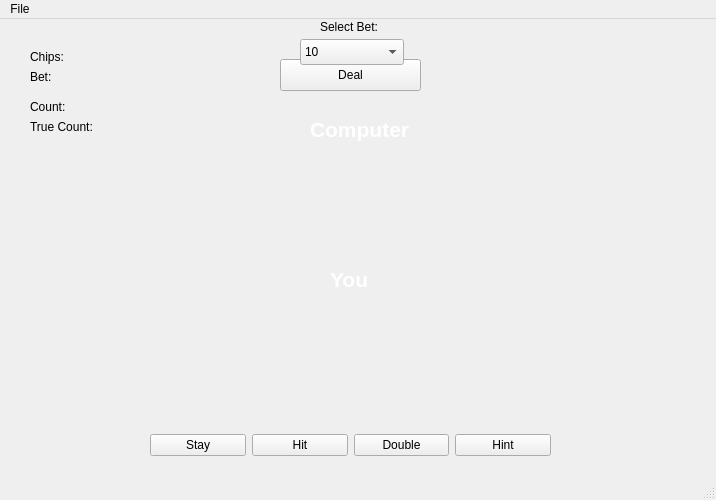
<?xml version="1.0" encoding="UTF-8"?>
<ui version="4.0">
 <class>PlayWindow</class>
 <widget class="QMainWindow" name="PlayWindow">
  <property name="geometry">
   <rect>
    <x>0</x>
    <y>0</y>
    <width>716</width>
    <height>500</height>
   </rect>
  </property>
  <property name="baseSize">
   <size>
    <width>800</width>
    <height>500</height>
   </size>
  </property>
  <property name="windowTitle">
   <string>chicken_dinner</string>
  </property>
  <widget class="QWidget" name="centralwidget">
   <widget class="QLabel" name="tableLabel">
    <property name="geometry">
     <rect>
      <x>-20</x>
      <y>-10</y>
      <width>800</width>
      <height>500</height>
     </rect>
    </property>
    <property name="baseSize">
     <size>
      <width>800</width>
      <height>500</height>
     </size>
    </property>
    <property name="text">
     <string/>
    </property>
   </widget>
   <widget class="QWidget" name="layoutWidget">
    <property name="geometry">
     <rect>
      <x>150</x>
      <y>410</y>
      <width>401</width>
      <height>32</height>
     </rect>
    </property>
    <layout class="QHBoxLayout" name="horizontalLayout">
     <item>
      <widget class="QPushButton" name="stayButton">
       <property name="enabled">
        <bool>true</bool>
       </property>
       <property name="text">
        <string>Stay</string>
       </property>
       <property name="autoDefault">
        <bool>false</bool>
       </property>
      </widget>
     </item>
     <item>
      <widget class="QPushButton" name="hitButton">
       <property name="text">
        <string>Hit</string>
       </property>
      </widget>
     </item>
     <item>
      <widget class="QPushButton" name="doubleButton">
       <property name="text">
        <string>Double</string>
       </property>
      </widget>
     </item>
     <item>
      <widget class="QPushButton" name="hintButton">
       <property name="text">
        <string>Hint</string>
       </property>
      </widget>
     </item>
    </layout>
   </widget>
   <widget class="QLabel" name="youLabel">
    <property name="geometry">
     <rect>
      <x>330</x>
      <y>240</y>
      <width>61</width>
      <height>41</height>
     </rect>
    </property>
    <property name="palette">
     <palette>
      <active>
       <colorrole role="WindowText">
        <brush brushstyle="SolidPattern">
         <color alpha="255">
          <red>255</red>
          <green>255</green>
          <blue>255</blue>
         </color>
        </brush>
       </colorrole>
      </active>
      <inactive>
       <colorrole role="WindowText">
        <brush brushstyle="SolidPattern">
         <color alpha="255">
          <red>255</red>
          <green>255</green>
          <blue>255</blue>
         </color>
        </brush>
       </colorrole>
      </inactive>
      <disabled>
       <colorrole role="WindowText">
        <brush brushstyle="SolidPattern">
         <color alpha="255">
          <red>120</red>
          <green>120</green>
          <blue>120</blue>
         </color>
        </brush>
       </colorrole>
      </disabled>
     </palette>
    </property>
    <property name="font">
     <font>
      <pointsize>16</pointsize>
      <weight>75</weight>
      <bold>true</bold>
     </font>
    </property>
    <property name="text">
     <string>You</string>
    </property>
   </widget>
   <widget class="QLabel" name="computerLabel">
    <property name="geometry">
     <rect>
      <x>310</x>
      <y>90</y>
      <width>161</width>
      <height>41</height>
     </rect>
    </property>
    <property name="palette">
     <palette>
      <active>
       <colorrole role="WindowText">
        <brush brushstyle="SolidPattern">
         <color alpha="255">
          <red>255</red>
          <green>255</green>
          <blue>255</blue>
         </color>
        </brush>
       </colorrole>
      </active>
      <inactive>
       <colorrole role="WindowText">
        <brush brushstyle="SolidPattern">
         <color alpha="255">
          <red>255</red>
          <green>255</green>
          <blue>255</blue>
         </color>
        </brush>
       </colorrole>
      </inactive>
      <disabled>
       <colorrole role="WindowText">
        <brush brushstyle="SolidPattern">
         <color alpha="255">
          <red>120</red>
          <green>120</green>
          <blue>120</blue>
         </color>
        </brush>
       </colorrole>
      </disabled>
     </palette>
    </property>
    <property name="font">
     <font>
      <pointsize>16</pointsize>
      <weight>75</weight>
      <bold>true</bold>
     </font>
    </property>
    <property name="text">
     <string>Computer</string>
    </property>
   </widget>
   <widget class="QLabel" name="statusLabel">
    <property name="geometry">
     <rect>
      <x>115</x>
      <y>350</y>
      <width>47</width>
      <height>13</height>
     </rect>
    </property>
    <property name="palette">
     <palette>
      <active>
       <colorrole role="WindowText">
        <brush brushstyle="SolidPattern">
         <color alpha="255">
          <red>255</red>
          <green>255</green>
          <blue>255</blue>
         </color>
        </brush>
       </colorrole>
      </active>
      <inactive>
       <colorrole role="WindowText">
        <brush brushstyle="SolidPattern">
         <color alpha="255">
          <red>255</red>
          <green>255</green>
          <blue>255</blue>
         </color>
        </brush>
       </colorrole>
      </inactive>
      <disabled>
       <colorrole role="WindowText">
        <brush brushstyle="SolidPattern">
         <color alpha="255">
          <red>120</red>
          <green>120</green>
          <blue>120</blue>
         </color>
        </brush>
       </colorrole>
      </disabled>
     </palette>
    </property>
    <property name="text">
     <string/>
    </property>
   </widget>
   <widget class="QLabel" name="computerStatusLabel">
    <property name="geometry">
     <rect>
      <x>630</x>
      <y>350</y>
      <width>47</width>
      <height>13</height>
     </rect>
    </property>
    <property name="palette">
     <palette>
      <active>
       <colorrole role="WindowText">
        <brush brushstyle="SolidPattern">
         <color alpha="255">
          <red>255</red>
          <green>255</green>
          <blue>255</blue>
         </color>
        </brush>
       </colorrole>
      </active>
      <inactive>
       <colorrole role="WindowText">
        <brush brushstyle="SolidPattern">
         <color alpha="255">
          <red>255</red>
          <green>255</green>
          <blue>255</blue>
         </color>
        </brush>
       </colorrole>
      </inactive>
      <disabled>
       <colorrole role="WindowText">
        <brush brushstyle="SolidPattern">
         <color alpha="255">
          <red>120</red>
          <green>120</green>
          <blue>120</blue>
         </color>
        </brush>
       </colorrole>
      </disabled>
     </palette>
    </property>
    <property name="text">
     <string/>
    </property>
   </widget>
   <widget class="QWidget" name="gridLayoutWidget">
    <property name="geometry">
     <rect>
      <x>160</x>
      <y>290</y>
      <width>381</width>
      <height>101</height>
     </rect>
    </property>
    <layout class="QHBoxLayout" name="horizontalLayout_2">
     <property name="spacing">
      <number>0</number>
     </property>
     <item>
      <widget class="QLabel" name="card0Label">
       <property name="text">
        <string/>
       </property>
      </widget>
     </item>
     <item>
      <widget class="QLabel" name="card1Label">
       <property name="text">
        <string/>
       </property>
      </widget>
     </item>
     <item>
      <widget class="QLabel" name="card2Label">
       <property name="text">
        <string/>
       </property>
      </widget>
     </item>
     <item>
      <widget class="QLabel" name="card3Label">
       <property name="text">
        <string/>
       </property>
      </widget>
     </item>
     <item>
      <widget class="QLabel" name="card4Label">
       <property name="text">
        <string/>
       </property>
      </widget>
     </item>
     <item>
      <widget class="QLabel" name="card5Label">
       <property name="text">
        <string/>
       </property>
      </widget>
     </item>
     <item>
      <widget class="QLabel" name="card6Label">
       <property name="text">
        <string/>
       </property>
      </widget>
     </item>
     <item>
      <widget class="QLabel" name="card7Label">
       <property name="text">
        <string/>
       </property>
      </widget>
     </item>
     <item>
      <widget class="QLabel" name="card8Label">
       <property name="text">
        <string/>
       </property>
      </widget>
     </item>
     <item>
      <widget class="QLabel" name="card9Label">
       <property name="text">
        <string/>
       </property>
      </widget>
     </item>
    </layout>
   </widget>
   <widget class="QWidget" name="gridLayoutWidget_2">
    <property name="geometry">
     <rect>
      <x>160</x>
      <y>140</y>
      <width>381</width>
      <height>101</height>
     </rect>
    </property>
    <layout class="QHBoxLayout" name="horizontalLayout_3">
     <property name="spacing">
      <number>0</number>
     </property>
     <item>
      <widget class="QLabel" name="card0Label_2">
       <property name="text">
        <string/>
       </property>
      </widget>
     </item>
     <item>
      <widget class="QLabel" name="card1Label_2">
       <property name="text">
        <string/>
       </property>
      </widget>
     </item>
     <item>
      <widget class="QLabel" name="card2Label_2">
       <property name="text">
        <string/>
       </property>
      </widget>
     </item>
     <item>
      <widget class="QLabel" name="card3Label_2">
       <property name="text">
        <string/>
       </property>
      </widget>
     </item>
     <item>
      <widget class="QLabel" name="card4Label_2">
       <property name="text">
        <string/>
       </property>
      </widget>
     </item>
     <item>
      <widget class="QLabel" name="card5Label_2">
       <property name="text">
        <string/>
       </property>
      </widget>
     </item>
     <item>
      <widget class="QLabel" name="card6Label_2">
       <property name="text">
        <string/>
       </property>
      </widget>
     </item>
     <item>
      <widget class="QLabel" name="card7Label_2">
       <property name="text">
        <string/>
       </property>
      </widget>
     </item>
     <item>
      <widget class="QLabel" name="card8Label_2">
       <property name="text">
        <string/>
       </property>
      </widget>
     </item>
     <item>
      <widget class="QLabel" name="card9Label_2">
       <property name="text">
        <string/>
       </property>
      </widget>
     </item>
    </layout>
   </widget>
   <widget class="QPushButton" name="dealButton">
    <property name="geometry">
     <rect>
      <x>280</x>
      <y>40</y>
      <width>141</width>
      <height>32</height>
     </rect>
    </property>
    <property name="text">
     <string>Deal</string>
    </property>
   </widget>
   <widget class="QLabel" name="chipsLabel">
    <property name="geometry">
     <rect>
      <x>30</x>
      <y>30</y>
      <width>60</width>
      <height>16</height>
     </rect>
    </property>
    <property name="text">
     <string>Chips:</string>
    </property>
   </widget>
   <widget class="QLabel" name="betLabel">
    <property name="geometry">
     <rect>
      <x>30</x>
      <y>50</y>
      <width>60</width>
      <height>16</height>
     </rect>
    </property>
    <property name="text">
     <string>Bet:</string>
    </property>
   </widget>
   <widget class="QLabel" name="chipsDisplay">
    <property name="geometry">
     <rect>
      <x>70</x>
      <y>30</y>
      <width>60</width>
      <height>16</height>
     </rect>
    </property>
    <property name="text">
     <string/>
    </property>
   </widget>
   <widget class="QLabel" name="betDisplay">
    <property name="geometry">
     <rect>
      <x>60</x>
      <y>50</y>
      <width>60</width>
      <height>16</height>
     </rect>
    </property>
    <property name="text">
     <string/>
    </property>
   </widget>
   <widget class="QLabel" name="hintLabel">
    <property name="geometry">
     <rect>
      <x>30</x>
      <y>70</y>
      <width>211</width>
      <height>16</height>
     </rect>
    </property>
    <property name="text">
     <string/>
    </property>
   </widget>
   <widget class="QLabel" name="resultLabel">
    <property name="geometry">
     <rect>
      <x>440</x>
      <y>20</y>
      <width>261</width>
      <height>91</height>
     </rect>
    </property>
    <property name="text">
     <string/>
    </property>
   </widget>
   <widget class="QLabel" name="countLabel">
    <property name="geometry">
     <rect>
      <x>30</x>
      <y>80</y>
      <width>60</width>
      <height>16</height>
     </rect>
    </property>
    <property name="text">
     <string>Count:</string>
    </property>
   </widget>
   <widget class="QLabel" name="trueLabel">
    <property name="geometry">
     <rect>
      <x>30</x>
      <y>100</y>
      <width>71</width>
      <height>16</height>
     </rect>
    </property>
    <property name="text">
     <string>True Count:</string>
    </property>
   </widget>
   <widget class="QLabel" name="countDisplay">
    <property name="geometry">
     <rect>
      <x>80</x>
      <y>80</y>
      <width>60</width>
      <height>16</height>
     </rect>
    </property>
    <property name="text">
     <string/>
    </property>
   </widget>
   <widget class="QLabel" name="trueDisplay">
    <property name="geometry">
     <rect>
      <x>110</x>
      <y>100</y>
      <width>71</width>
      <height>16</height>
     </rect>
    </property>
    <property name="text">
     <string/>
    </property>
   </widget>
   <widget class="QComboBox" name="betDropdown">
    <property name="geometry">
     <rect>
      <x>300</x>
      <y>20</y>
      <width>104</width>
      <height>26</height>
     </rect>
    </property>
    <item>
     <property name="text">
      <string>10</string>
     </property>
    </item>
    <item>
     <property name="text">
      <string>20</string>
     </property>
    </item>
    <item>
     <property name="text">
      <string>30</string>
     </property>
    </item>
    <item>
     <property name="text">
      <string>40</string>
     </property>
    </item>
    <item>
     <property name="text">
      <string>50</string>
     </property>
    </item>
    <item>
     <property name="text">
      <string>60</string>
     </property>
    </item>
    <item>
     <property name="text">
      <string>70</string>
     </property>
    </item>
    <item>
     <property name="text">
      <string>80</string>
     </property>
    </item>
    <item>
     <property name="text">
      <string>90</string>
     </property>
    </item>
    <item>
     <property name="text">
      <string>100</string>
     </property>
    </item>
    <item>
     <property name="text">
      <string>110</string>
     </property>
    </item>
    <item>
     <property name="text">
      <string>120</string>
     </property>
    </item>
    <item>
     <property name="text">
      <string>130</string>
     </property>
    </item>
    <item>
     <property name="text">
      <string>140</string>
     </property>
    </item>
    <item>
     <property name="text">
      <string>150</string>
     </property>
    </item>
   </widget>
   <widget class="QLabel" name="selectBet">
    <property name="geometry">
     <rect>
      <x>320</x>
      <y>0</y>
      <width>71</width>
      <height>16</height>
     </rect>
    </property>
    <property name="text">
     <string>Select Bet: </string>
    </property>
   </widget>
  </widget>
  <widget class="QMenuBar" name="menubar">
   <property name="geometry">
    <rect>
     <x>0</x>
     <y>0</y>
     <width>716</width>
     <height>22</height>
    </rect>
   </property>
   <widget class="QMenu" name="menuQuit">
    <property name="title">
     <string>File</string>
    </property>
    <addaction name="actionQuit"/>
   </widget>
   <addaction name="menuQuit"/>
  </widget>
  <widget class="QStatusBar" name="statusbar"/>
  <action name="actionQuit">
   <property name="text">
    <string>Quit</string>
   </property>
  </action>
 </widget>
 <resources/>
 <connections/>
</ui>
